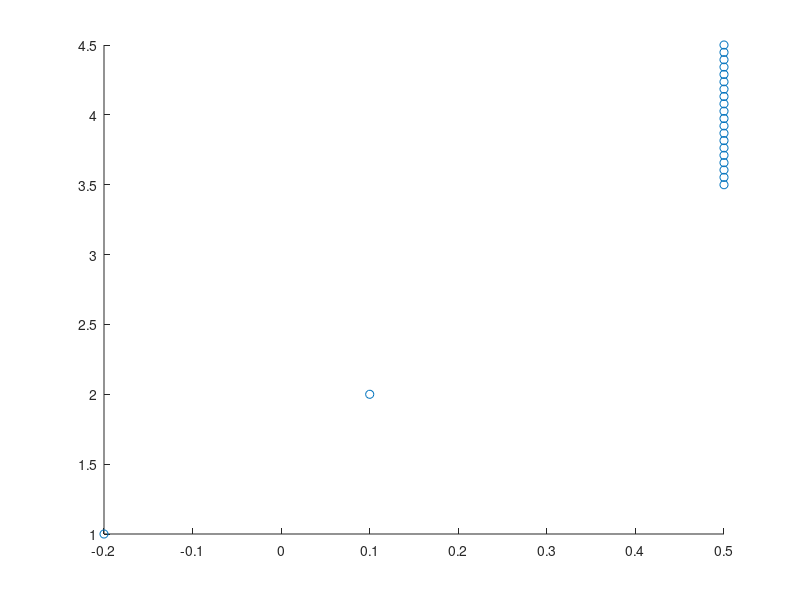
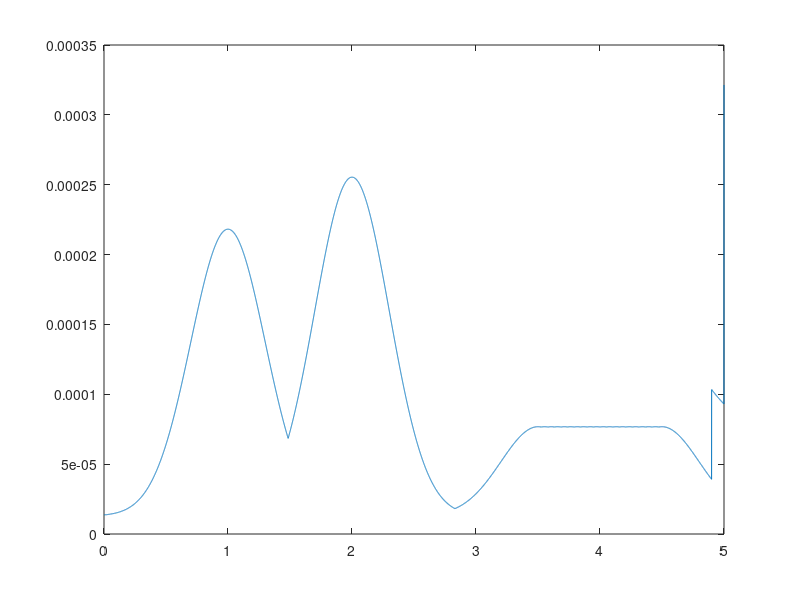

Here is the MATLAB script that generated these plots, in order:
function hw6_q2


line = ones(20, 2);
line(:, 1) = 0.5.* line(:, 2);
line(:, 2) = linspace(3.5,4.5,20);
map = [0.1 2;
      -0.2 1.0;
       line];
   
figure(1)
scatter(map(:, 1), map(:, 2));

z_MAX = 5;

sample_time = 10000;
zt = linspace(0, z_MAX, sample_time);
q = zeros(1, sample_time);
for i = 1:sample_time
    q(i) = likelihood_field_model(zt(i),map, z_MAX);

end
figure(2), clf;
plot(zt,q/sum(q(:)))

end

function [q]=likelihood_field_model(z_k,m, z_max)

q=1;       
N=1;     
   % 

z_hit=0.6;
z_rand=0.2;


x=0;
y=0;
theta=pi/2;
x_sens=0;
y_sens=0;
theta_sens=0;
 
 
x_zt=zeros(1,N);
y_zt=zeros(1,N);
 
for k=1:N
    
    if z_max ~= z_k(k)
        x_zt(k) = x + x_sens * cos(theta) - ...
            y_sens * sin(theta) + z_k(k) * cos(theta + theta_sens);
        y_zt(k) = y + y_sens * cos(theta) + ...
            x_sens * sin(theta) + z_k(k) * sin(theta + theta_sens);

        min_dist = inf;
        
        m_size = size(m);
        for i = 1:m_size(1)
            dist = norm([x_zt(k) y_zt(k)] - m(i,1:2));
            if dist < min_dist
                min_dist = dist;
            end
                
        end
        if z_max - z_k(k) < 0.1
            q = q * (z_hit * normpdf(min_dist, 0, 0.3) + z_rand/ z_max + 0.2);
        else
           q = q * (z_hit * normpdf(min_dist, 0, 0.3) + z_rand / z_max);
        end
        
    end
   
end

end


 